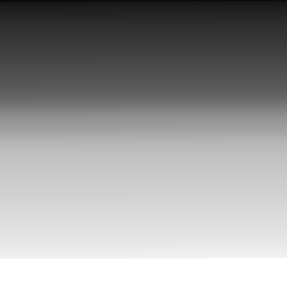
#> input picture Vision por computadora 1-20230619T010142Z-001/Vision por computadora 1/white_patch/img1_tp.png, 287 x 288 px, found by its file name
$ jupyter execute 'Segunda parte VPC1.ipynb'
#> lines starting #> are read from the running program, lines starting #| are printed output that depends on the picture
[cell 1]
import cv2
import numpy as np
import matplotlib.pyplot as plt

[cell 2]
from google.colab import drive
drive.mount('/content/drive')

[cell 3]
path_image1="/content/drive/MyDrive/Colab Notebooks/Vision por computadora 1/white_patch/img1_tp.png"
path_image2="/content/drive/MyDrive/Colab Notebooks/Vision por computadora 1/white_patch/img2_tp.png"

[cell 4]
# Leer la imagen en escala de grises
imagen1 = cv2.imread(path_image1, 0)
#> imagen1 is the input picture: shape (288, 287); min 2, max 255, mean 154.8
imagen2 = cv2.imread(path_image2, 0)
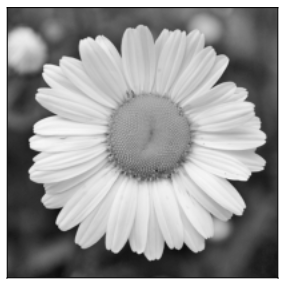
#> input picture Vision por computadora 1-20230619T010142Z-001/Vision por computadora 1/white_patch/img2_tp.png, 287 x 288 px, found by its file name
#> imagen2 is the input picture: shape (288, 287); min 2, max 255, mean 154.8

# Mostrar las imágenes utilizando Matplotlib
fig, axes = plt.subplots(1, 2, figsize=(10, 5))
axes[0].imshow(imagen1, cmap='gray')
axes[0].set_title('Imagen 1')
axes[0].axis('off')
axes[1].imshow(imagen2, cmap='gray')
axes[1].set_title('Imagen 2')
axes[1].axis('off')
plt.show()
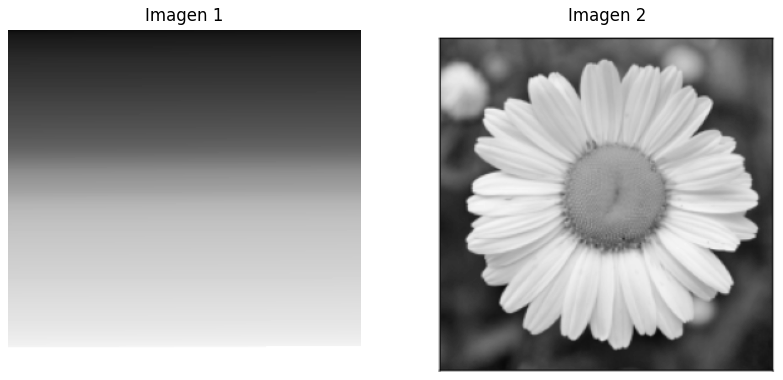
#> figure drawn by matplotlib, 2 panels

[cell 5]
# Definir el número de bins para el histograma
num_bins = 256

# Calcular los histogramas de las imágenes
hist1, _ = np.histogram(imagen1.flatten(), bins=num_bins, range=[0, 256])
#> hist1 = 256 values, max 8400 at index 255, min 0 at index 0, mean 322.9
hist2, _ = np.histogram(imagen2.flatten(), bins=num_bins, range=[0, 256])
#> hist2 has the same summary as hist1

# Normalizar los histogramas para facilitar la comparación
hist1_norm = hist1 / hist1.sum()
#> hist1_norm = 256 values, max 0.102 at index 255, min 0 at index 0, mean 0.00391
hist2_norm = hist2 / hist2.sum()
#> hist2_norm has the same summary as hist1_norm

# Graficar los histogramas
plt.figure(figsize=(10, 5))
plt.plot(hist1_norm, color='blue', label='Imagen 1')
plt.plot(hist2_norm, color='red', label='Imagen 2')
plt.xlabel('Valor de píxel')
plt.ylabel('Frecuencia normalizada')
plt.title('Histograma Comparativo')
plt.legend()
plt.show()
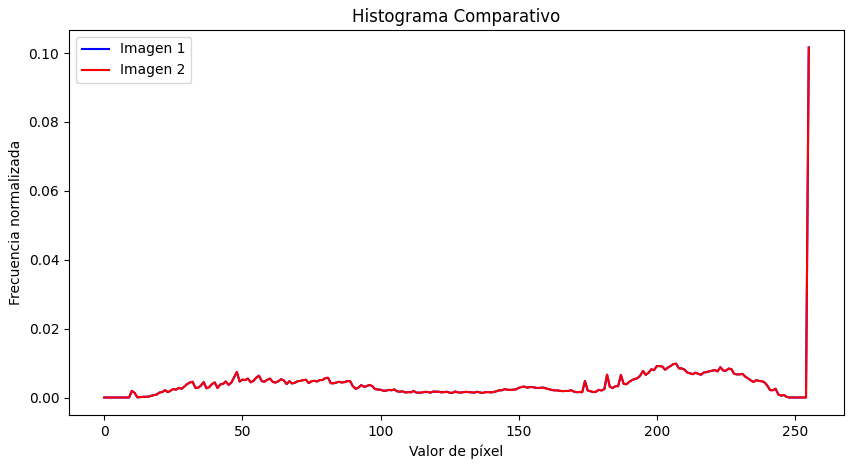
#> figure drawn by matplotlib, 1 panel; curve peaks at x = 255, y = 0.102; curve peaks at x = 255, y = 0.102
